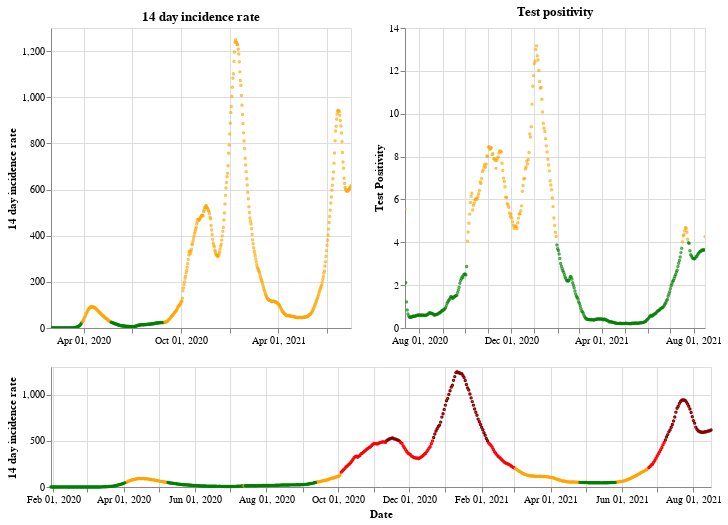

The code cell stored with this chart in its notebook:
### Markdown cell above
## England

### Code cell
plot_traffic_light('England')

### Figure 1 — Vega-Lite specification as saved in the notebook (floating-point values rounded to 4 significant figures; data arrays with more than 128 entries replaced by an {"elided": "..."} marker saying what was removed)
{"config": {"view": {"continuousWidth": 400, "continuousHeight": 300}}, "vconcat": [{"hconcat": [{"mark": {"type": "point", "size": 2}, "encoding": {"color": {"condition": {"value": "green", "test": "(datum.twoWeeklyCasesRate <= 25)"}, "value": "orange"}, "tooltip": [{"type": "nominal", "field": "areaName"}, {"type": "temporal", "field": "date"}, {"type": "quantitative", "field": "twoWeeklyCasesRate"}, {"type": "quantitative", "field": "testPositivity"}], "x": {"type": "temporal", "axis": {"title": ""}, "field": "date", "scale": {"domain": {"selection": "DateBrush"}}, "timeUnit": "yearmonthdate"}, "y": {"type": "quantitative", "axis": {"title": "14 day incidence rate"}, "field": "twoWeeklyCasesRate"}}, "title": "14 day incidence rate", "width": 300}, {"mark": {"type": "point", "size": 2}, "encoding": {"color": {"condition": {"value": "green", "test": "(datum.testPositivity <= 4)"}, "value": "orange"}, "tooltip": [{"type": "nominal", "field": "areaName"}, {"type": "temporal", "field": "date"}, {"type": "quantitative", "field": "twoWeeklyCasesRate"}, {"type": "quantitative", "field": "testPositivity"}], "x": {"type": "temporal", "axis": {"title": ""}, "field": "date", "scale": {"domain": {"selection": "DateBrush"}}, "timeUnit": "yearmonthdate"}, "y": {"type": "quantitative", "axis": {"title": "Test Positivity"}, "field": "testPositivity"}}, "title": "Test positivity", "width": 300}]}, {"layer": [{"mark": {"type": "point", "size": 2}, "encoding": {"color": {"condition": {"value": "orange", "test": "(((datum.testPositivity < 4) && (datum.twoWeeklyCasesRate >= 50)) && (datum.twoWeeklyCasesRate < 200))"}, "value": "red"}, "opacity": {"condition": {"value": 1, "test": "((datum.twoWeeklyCasesRate >= 50) && (datum.twoWeeklyCasesRate < 500))"}, "value": 0}, "tooltip": [{"type": "nominal", "field": "areaName"}, {"type": "temporal", "field": "date"}, {"type": "quantitative", "field": "twoWeeklyCasesRate"}, {"type": "quantitative", "field": "testPositivity"}], "x": {"type": "temporal", "axis": {"title": "Date"}, "field": "date", "timeUnit": "yearmonthdate"}, "y": {"type": "quantitative", "axis": {"title": "14 day incidence rate"}, "field": "twoWeeklyCasesRate"}}, "selection": {"DateBrush": {"type": "interval", "encodings": ["x"], "fields": ["Time"]}}}, {"mark": {"type": "point", "size": 2}, "encoding": {"color": {"value": "darkred"}, "opacity": {"condition": {"value": 1, "test": "(datum.twoWeeklyCasesRate >= 500)"}, "value": 0}, "tooltip": [{"type": "nominal", "field": "areaName"}, {"type": "temporal", "field": "date"}, {"type": "quantitative", "field": "twoWeeklyCasesRate"}, {"type": "quantitative", "field": "testPositivity"}], "x": {"type": "temporal", "axis": {"title": "Date"}, "field": "date", "timeUnit": "yearmonthdate"}, "y": {"type": "quantitative", "axis": {"title": "14 day incidence rate"}, "field": "twoWeeklyCasesRate"}}}, {"mark": {"type": "point", "size": 2}, "encoding": {"color": {"condition": {"value": "green", "test": "((datum.testPositivity < 4) && (datum.twoWeeklyCasesRate < 50))"}, "value": "orange"}, "opacity": {"condition": {"value": 1, "test": "(datum.twoWeeklyCasesRate < 50)"}, "value": 0}, "tooltip": [{"type": "nominal", "field": "areaName"}, {"type": "temporal", "field": "date"}, {"type": "quantitative", "field": "twoWeeklyCasesRate"}, {"type": "quantitative", "field": "testPositivity"}], "x": {"type": "temporal", "axis": {"title": "Date"}, "field": "date", "timeUnit": "yearmonthdate"}, "y": {"type": "quantitative", "axis": {"title": "14 day incidence rate"}, "field": "twoWeeklyCasesRate"}}}], "height": 120, "width": 660}], "data": {"name": "data-38ac3e7d9cce9947f40cb7402ebc7599"}, "$schema": "https://vega.github.io/schema/vega-lite/v4.8.1.json", "datasets": {"data-38ac3e7d9cce9947f40cb7402ebc7599": {"elided": "565 records"}}}
